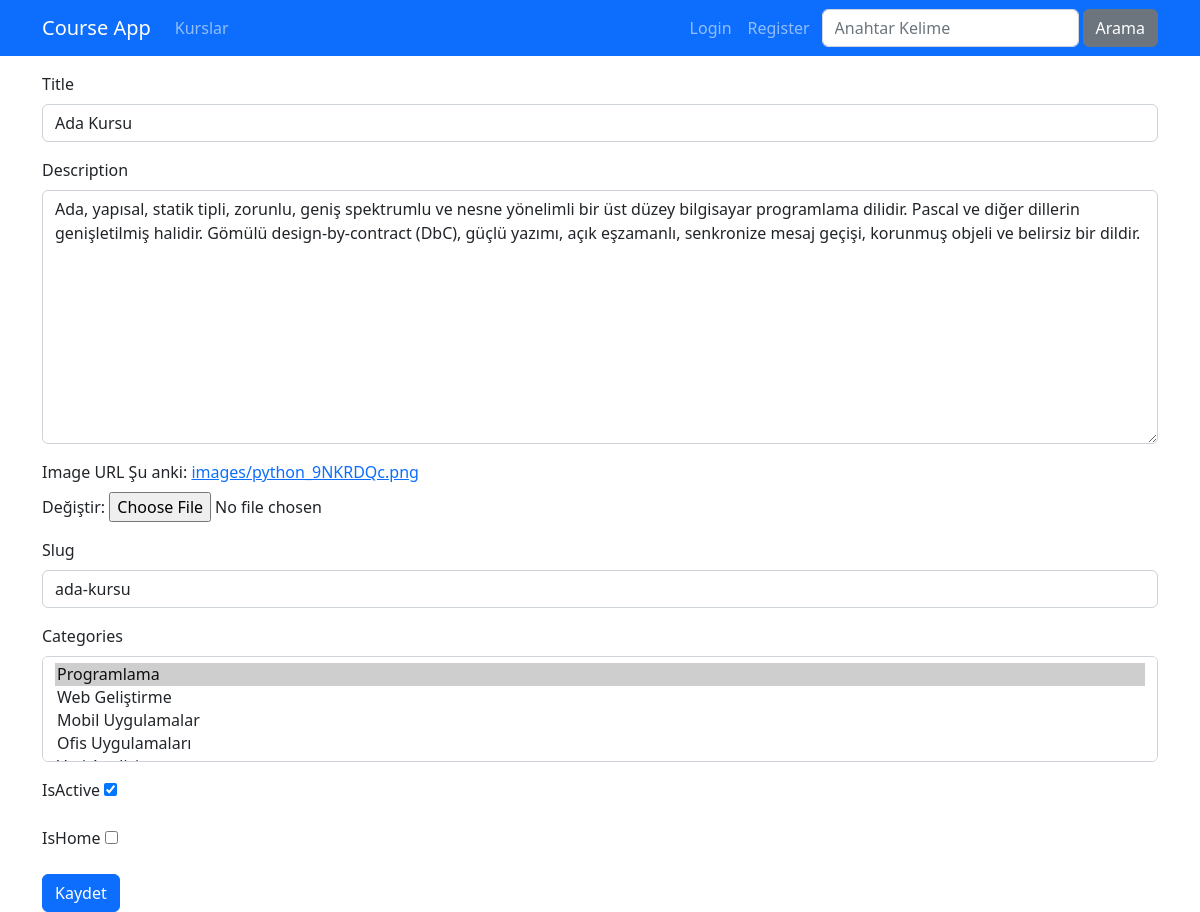
Before: /kurs/course-edit/13 with the older database file.
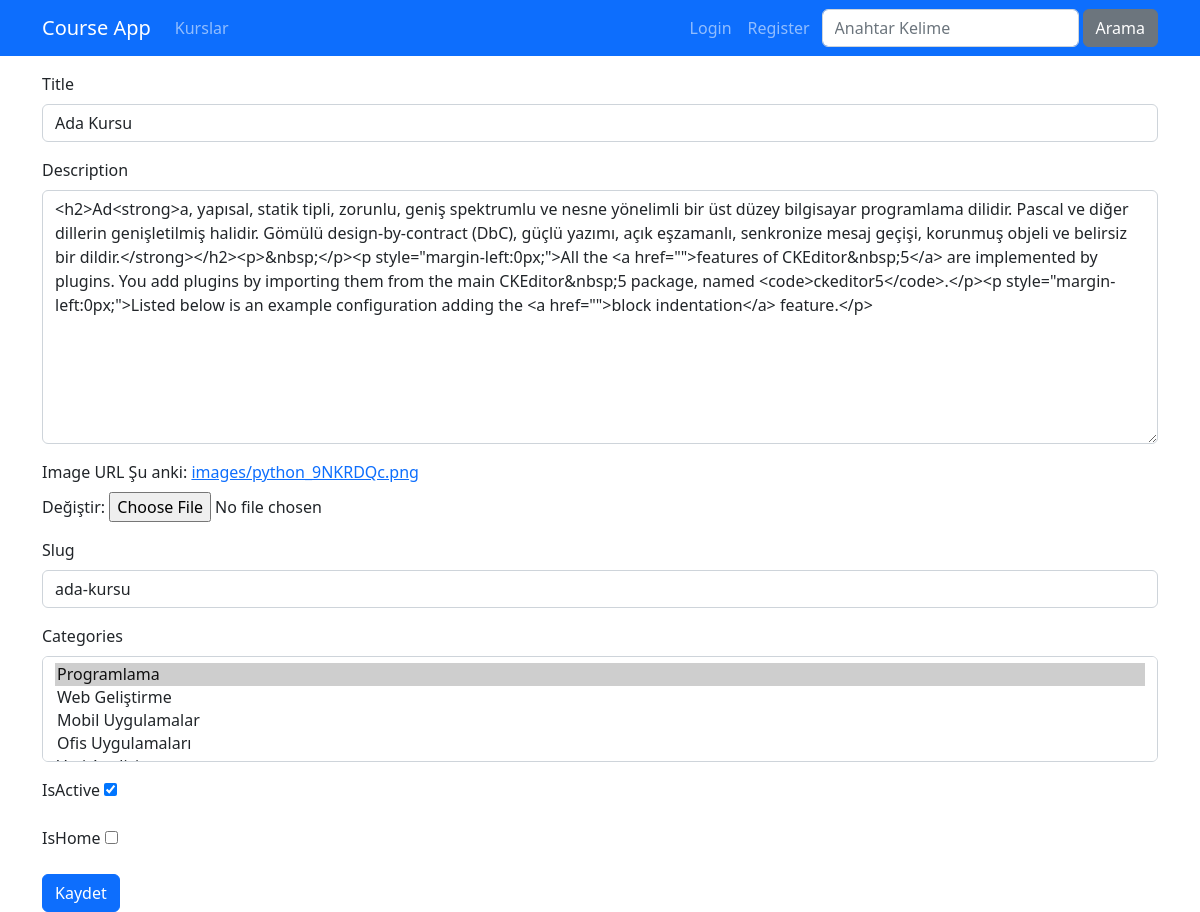
After: the same page with the newer database file.
### Courses/models.py (models this page shows, shortened)
class Course(models.Model):
    title = models.CharField(max_length=50)
    subtitle = models.CharField(max_length=100, default="")
    description = CKEditor5Field(config_name='extends')
    image = models.ImageField(upload_to="images", default="")
    date = models.DateField(auto_now_add=True)
    isActive = models.BooleanField(default=False)
    isHome = models.BooleanField(default=False)
    slug = models.SlugField(default="", blank=True, null=False, unique=True, db_index=True)
    categories = models.ManyToManyField(Category)

### Courses/views.py (the view)
# urls.py: path("course-edit/<int:id>", views.courseEdit, name="course_edit"),
def courseEdit(request, id):
    course = get_object_or_404(Course, pk=id)
    if request.method == "POST":
        form = CourseEditForm(request.POST, request.FILES, instance=course)
        form.save()
        return redirect("course_list")
    else:
        form = CourseEditForm(instance=course)
    return render(request, "courses/course_edit.html", {
        "form": form
    })

### Courses/forms.py
class CourseEditForm(forms.ModelForm):
    class Meta:
        model = Course
        fields = ('title', 'description', 'image', 'slug', 'categories', 'isActive', 'isHome')
        labels = {
            'title': 'Title',
            'description': 'Description',
            'image': 'Image URL',
            'slug': 'Slug'
        }
        widgets = {
            'title': TextInput(attrs={'class': 'form-control'}),
            'description': Textarea(attrs={'class': 'form-control'}),
            'slug': TextInput(attrs={'class': 'form-control'}),
            'categories': SelectMultiple(attrs={'class': 'form-control'})
        }
        error_messages = {
            'title': {
                'required': 'Kurs başlığı girmelisiniz.',
                'max_length': 'Kurs başlığı en fazla 50 karakter olabilir.'
            },
            'description': {
                'required': 'Kurs açıklaması girmelisiniz.'
            }
        }

### Courses/models.py (called while the page is built)
    def __str__(self):
        return f"{self.name}"

### Courses/templates/courses/course_edit.html (shortened to what this page needs)
{% extends "layout.html" %}
{% load static %}
{% block css_files %}
    <link rel="stylesheet" href=" {% static "courses/css/style.css" %} ">
{% endblock css_files %}
{% block content %}
    <div class="container mt-3">
        <div class="row">
            <div class="col-12">
                <form method="POST" novalidate enctype="multipart/form-data">
                    {% include "partials/_form.html" %}
                    <button type="submit" class="btn btn-primary">Kaydet</button>
                </form>
            </div>
        </div>
    </div>
{% endblock content %}

### templates/partials/_form.html (shortened to what this page needs)
{% for field in form %}
    <div class="mb-3 {% if field.errors %}invalid{% endif %}">
        <label for="{{ field.id_for_label }}" class="form-label">{{ field.label }}</label>
        {{ field }}
    </div>
{% endfor %}

Changed rows visible on the page:
changed Course "Ada Kursu": description "Ada, yapısal, statik tipli, zorunlu, geniş spektrumlu ve nesne yönelimli bir üst düzey bilgisayar programlama dilidir. Pascal ve diğer dillerin genişletilmiş halidir. Gömülü design-by-contract (DbC), güçlü yazımı, açık eşzamanlı, senkronize mesaj geçişi, korunmuş objeli ve belirsiz bir dildir." → "<h2>Ad<strong>a, yapısal, statik tipli, zorunlu, geniş spektrumlu ve nesne yönelimli bir üst düzey bilgisayar programlama dilidir. Pascal ve diğer dillerin genişletilmiş halidir. Gömülü design-by-contract (DbC), güçlü yazımı, açık eşzamanlı, senkronize mesaj geçişi, korunmuş objeli ve belirsiz bir dildir.</strong></h2><p>&nbsp;</p><p style=\"margin-left:0px;\">All the <a href=\"\">features of CKEditor&nbsp;5</a> are implemented by plugins. You add plugins by importing them from the main CKEditor&nbsp;5 package, named <code>ckeditor5</code>.</p><p style=\"margin-left:0px;\">Listed below is an example configuration adding the <a href=\"\">block indentation</a> feature.</p>"
